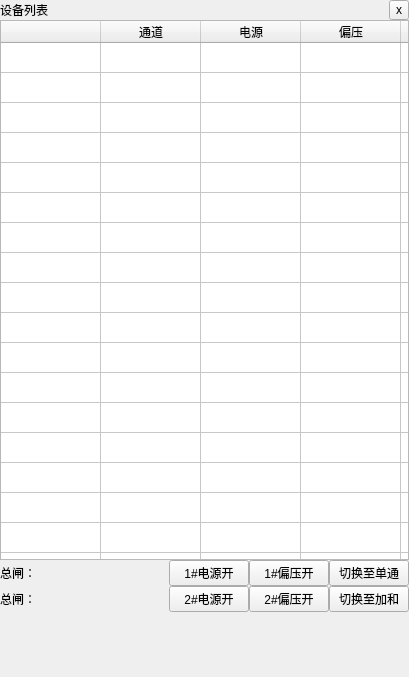
     <widget class="QStackedWidget" name="leftStackedWidget">
      <property name="currentIndex">
       <number>0</number>
      </property>
      <widget class="QWidget" name="detectorControlWidget">
       <layout class="QVBoxLayout" name="verticalLayout_4">
        <property name="spacing">
         <number>0</number>
        </property>
        <property name="leftMargin">
         <number>0</number>
        </property>
        <property name="topMargin">
         <number>0</number>
        </property>
        <property name="rightMargin">
         <number>0</number>
        </property>
        <property name="bottomMargin">
         <number>0</number>
        </property>
        <item>
         <layout class="QVBoxLayout" name="verticalLayout_3">
          <property name="spacing">
           <number>0</number>
          </property>
          <item>
           <layout class="QHBoxLayout" name="horizontalLayout_3">
            <item>
             <widget class="QLabel" name="label_8">
              <property name="text">
               <string>设备列表</string>
              </property>
             </widget>
            </item>
            <item>
             <widget class="QToolButton" name="toolButton_closeDetectorControlWidget">
              <property name="sizePolicy">
               <sizepolicy hsizetype="Fixed" vsizetype="Fixed">
                <horstretch>0</horstretch>
                <verstretch>0</verstretch>
               </sizepolicy>
              </property>
              <property name="maximumSize">
               <size>
                <width>20</width>
                <height>20</height>
               </size>
              </property>
              <property name="text">
               <string notr="true">x</string>
              </property>
              <property name="iconSize">
               <size>
                <width>16</width>
                <height>16</height>
               </size>
              </property>
             </widget>
            </item>
           </layout>
          </item>
          <item>
           <widget class="QTableWidget" name="tableWidget_camera">
            <property name="minimumSize">
             <size>
              <width>0</width>
              <height>540</height>
             </size>
            </property>
            <property name="verticalScrollBarPolicy">
             <enum>Qt::ScrollBarAlwaysOff</enum>
            </property>
            <property name="horizontalScrollBarPolicy">
             <enum>Qt::ScrollBarAlwaysOff</enum>
            </property>
            <property name="sizeAdjustPolicy">
             <enum>QAbstractScrollArea::AdjustIgnored</enum>
            </property>
            <property name="selectionMode">
             <enum>QAbstractItemView::NoSelection</enum>
            </property>
            <property name="selectionBehavior">
             <enum>QAbstractItemView::SelectItems</enum>
            </property>
            <property name="showGrid">
             <bool>true</bool>
            </property>
            <property name="gridStyle">
             <enum>Qt::SolidLine</enum>
            </property>
            <property name="rowCount">
             <number>18</number>
            </property>
            <attribute name="verticalHeaderVisible">
             <bool>false</bool>
            </attribute>
            <row>
             <property name="text">
              <string>水平相机#1</string>
             </property>
            </row>
            <row>
             <property name="text">
              <string>水平相机#2</string>
             </property>
            </row>
            <row>
             <property name="text">
              <string>水平相机#3</string>
             </property>
            </row>
            <row>
             <property name="text">
              <string>水平相机#3</string>
             </property>
            </row>
            <row>
             <property name="text">
              <string>水平相机#4</string>
             </property>
            </row>
            <row>
             <property name="text">
              <string>水平相机#5</string>
             </property>
            </row>
            <row>
             <property name="text">
              <string>水平相机#6</string>
             </property>
            </row>
            <row>
             <property name="text">
              <string>水平相机#7</string>
             </property>
            </row>
            <row>
             <property name="text">
              <string>水平相机#8</string>
             </property>
            </row>
            <row>
             <property name="text">
              <string>水平相机#9</string>
             </property>
            </row>
            <row>
             <property name="text">
              <string>水平相机#10</string>
             </property>
            </row>
            <row>
             <property name="text">
              <string>水平相机#11</string>
             </property>
            </row>
            <row>
             <property name="text">
              <string>垂直相机#1</string>
             </property>
            </row>
            <row>
             <property name="text">
              <string>垂直相机#2</string>
             </property>
            </row>
            <row>
             <property name="text">
              <string>垂直相机#3</string>
             </property>
            </row>
            <row>
             <property name="text">
              <string>垂直相机#4</string>
             </property>
            </row>
            <row>
             <property name="text">
              <string>垂直相机#5</string>
             </property>
            </row>
            <row>
             <property name="text">
              <string>垂直相机#6</string>
             </property>
            </row>
            <column>
             <property name="text">
              <string/>
             </property>
            </column>
            <column>
             <property name="text">
              <string>通道</string>
             </property>
            </column>
            <column>
             <property name="text">
              <string>电源</string>
             </property>
            </column>
            <column>
             <property name="text">
              <string>偏压</string>
             </property>
            </column>
            <column>
             <property name="text">
              <string>选通器</string>
             </property>
            </column>
            <item row="0" column="2">
             <property name="text">
              <string/>
             </property>
             <property name="textAlignment">
              <set>AlignCenter</set>
             </property>
             <property name="flags">
              <set>ItemIsSelectable|ItemIsDragEnabled|ItemIsDropEnabled|ItemIsUserCheckable|ItemIsEnabled</set>
             </property>
            </item>
            <item row="0" column="3">
             <property name="text">
              <string/>
             </property>
             <property name="textAlignment">
              <set>AlignCenter</set>
             </property>
            </item>
            <item row="1" column="2">
             <property name="text">
              <string/>
             </property>
             <property name="textAlignment">
              <set>AlignCenter</set>
             </property>
             <property name="flags">
              <set>ItemIsSelectable|ItemIsDragEnabled|ItemIsDropEnabled|ItemIsUserCheckable|ItemIsEnabled</set>
             </property>
            </item>
            <item row="1" column="3">
             <property name="text">
              <string/>
             </property>
             <property name="textAlignment">
              <set>AlignCenter</set>
             </property>
            </item>
            <item row="2" column="2">
             <property name="text">
              <string/>
             </property>
             <property name="textAlignment">
              <set>AlignCenter</set>
             </property>
             <property name="flags">
              <set>ItemIsSelectable|ItemIsDragEnabled|ItemIsDropEnabled|ItemIsUserCheckable|ItemIsEnabled</set>
             </property>
            </item>
            <item row="2" column="3">
             <property name="text">
              <string/>
             </property>
             <property name="textAlignment">
              <set>AlignCenter</set>
             </property>
            </item>
           </widget>
          </item>
         </layout>
        </item>
        <item>
         <layout class="QHBoxLayout" name="horizontalLayout_4">
          <property name="spacing">
           <number>0</number>
          </property>
          <item>
           <widget class="QLabel" name="label_2">
            <property name="text">
             <string>总闸：</string>
            </property>
           </widget>
          </item>
          <item>
           <spacer name="horizontalSpacer_6">
            <property name="orientation">
             <enum>Qt::Horizontal</enum>
            </property>
            <property name="sizeHint" stdset="0">
             <size>
              <width>133</width>
              <height>20</height>
             </size>
            </property>
           </spacer>
          </item>
          <item>
           <widget class="QPushButton" name="pushButton_openPower">
            <property name="text">
             <string>1#电源开</string>
            </property>
           </widget>
          </item>
          <item>
           <widget class="QPushButton" name="pushButton_openVoltage">
            <property name="text">
             <string>1#偏压开</string>
            </property>
           </widget>
          </item>
          <item>
           <widget class="QPushButton" name="pushButton_selChannel1">
            <property name="text">
             <string>切换至单通</string>
            </property>
           </widget>
          </item>
         </layout>
        </item>
        <item>
         <layout class="QHBoxLayout" name="horizontalLayout_5">
          <property name="spacing">
           <number>0</number>
          </property>
          <item>
           <widget class="QLabel" name="label_3">
            <property name="text">
             <string>总闸：</string>
            </property>
           </widget>
          </item>
          <item>
           <spacer name="horizontalSpacer_7">
            <property name="orientation">
             <enum>Qt::Horizontal</enum>
            </property>
            <property name="sizeHint" stdset="0">
             <size>
              <width>133</width>
              <height>20</height>
             </size>
            </property>
           </spacer>
          </item>
          <item>
           <widget class="QPushButton" name="pushButton_closePower">
            <property name="text">
             <string>2#电源开</string>
            </property>
           </widget>
          </item>
          <item>
           <widget class="QPushButton" name="pushButton_closeVoltage">
            <property name="text">
             <string>2#偏压开</string>
            </property>
           </widget>
          </item>
          <item>
           <widget class="QPushButton" name="pushButton_selChannel2">
            <property name="text">
             <string>切换至加和</string>
            </property>
           </widget>
          </item>
         </layout>
        </item>
        <item>
         <spacer name="verticalSpacer_3">
          <property name="orientation">
           <enum>Qt::Vertical</enum>
          </property>
          <property name="sizeHint" stdset="0">
           <size>
            <width>20</width>
            <height>65</height>
           </size>
          </property>
         </spacer>
        </item>
       </layout>
      </widget>
     </widget>
